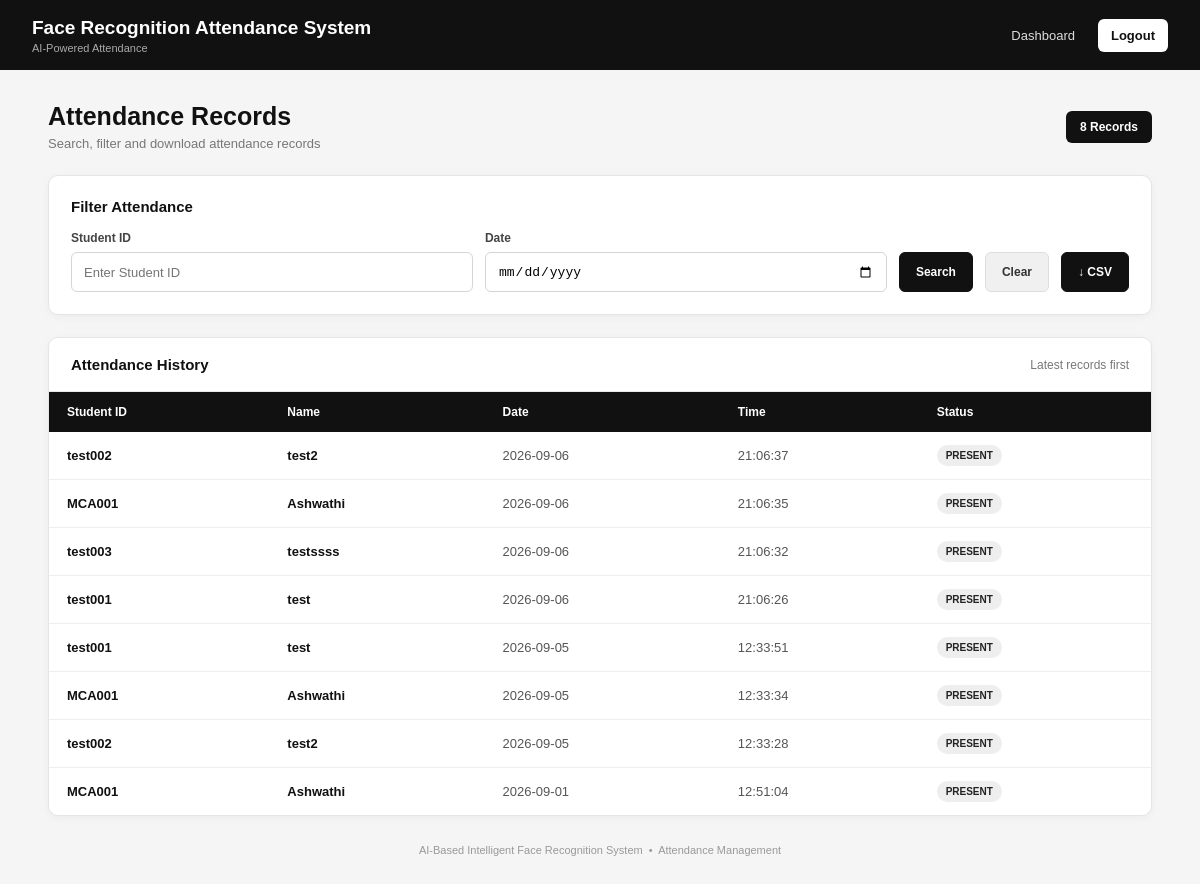
The app's page /attendance (signed in), older data.
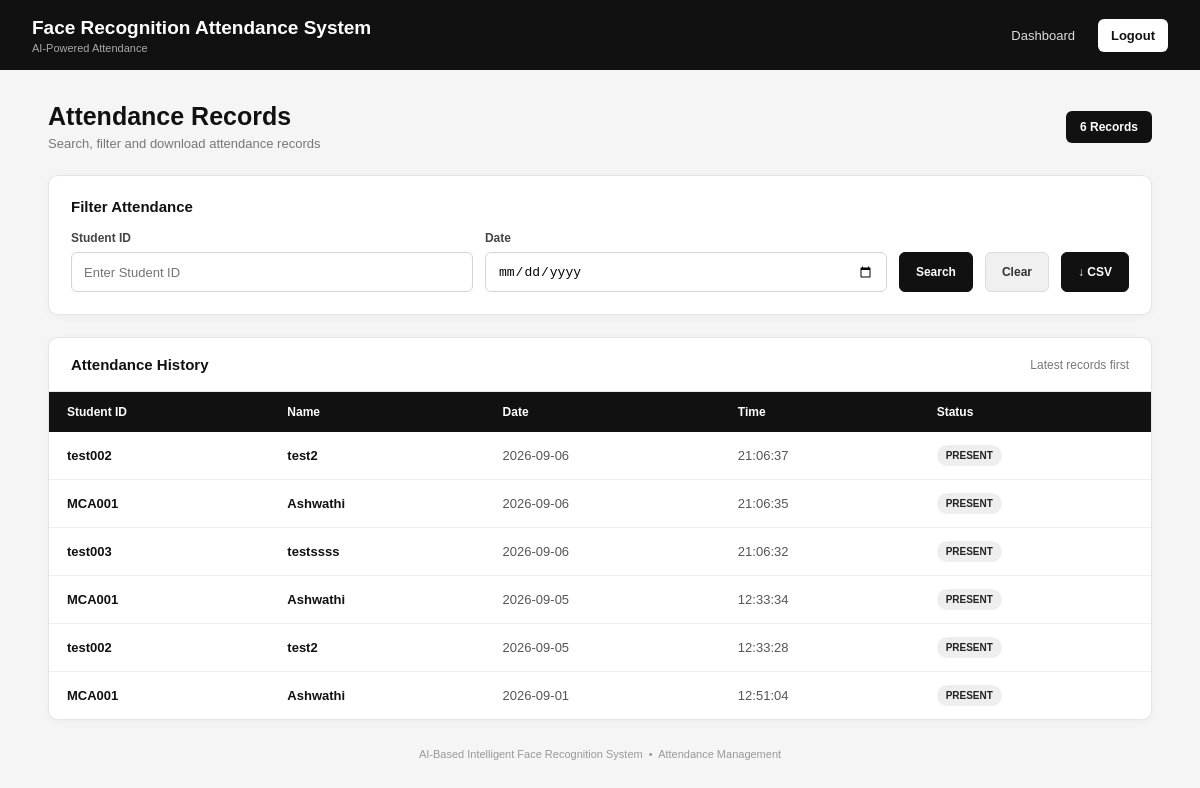
The same page, newer data.
### tables this page shows
CREATE TABLE attendance (
            id INTEGER PRIMARY KEY AUTOINCREMENT,
            student_id TEXT,
            name TEXT,
            date TEXT,
            time TEXT
        );

### app.py (the view)
@app.route("/attendance")
def attendance():
    if "admin" not in session:
        return redirect("/login")
    student_id = request.args.get("student_id", "").strip()
    date = request.args.get("date", "").strip()
    connection = sqlite3.connect(DATABASE)
    cursor = connection.cursor()
    query = """
        SELECT student_id, name, date, time
        FROM attendance
        WHERE 1=1
    """
    parameters = []
    if student_id:
        query += " AND student_id = ?"
        parameters.append(student_id)
    if date:
        query += " AND date = ?"
        parameters.append(date)
    query += " ORDER BY date DESC, time DESC"
    cursor.execute(query, parameters)
    records = cursor.fetchall()
    connection.close()
    return render_template(
        "attendance.html",
        records=records,
        student_id=student_id,
        date=date
    )

### templates/attendance.html (shortened to what the changed rows need)
<!DOCTYPE html>
<html lang="en">
<head>
</head>
<body>
    <div class="container">
        <div class="page-header">
            <div>
                <h1>
                    Attendance Records
                </h1>
                <p>
                </p>
            </div>
            <div class="record-count">
                {{ records|length }} Records
            </div>
        </div>
        <div class="attendance-card">
            <div class="table-header">
                <h2>
                    Attendance History
                </h2>
            </div>
            {% if records %}
            <div class="table-wrapper">
                <table>
                    <thead>
                        <tr>
                            <th>
                                Student ID
                            </th>
                            <th>
                                Name
                            </th>
                            <th>
                                Date
                            </th>
                            <th>
                                Time
                            </th>
                            <th>
                                Status
                            </th>
                        </tr>
                    </thead>
                    <tbody>
                        {% for record in records %}
                        <tr>
                            <td class="student-id">
                                {{ record[0] }}
                            </td>
                            <td class="name">
                                {{ record[1] }}
                            </td>
                            <td class="date">
                                {{ record[2] }}
                            </td>
                            <td class="time">
                                {{ record[3] }}
                            </td>
                            <td>
                                <span class="present-badge">
                                    PRESENT
                                </span>
                            </td>
                        </tr>
                        {% endfor %}
                    </tbody>
                </table>
            </div>
            {% endif %}
        </div>
    </div>
</body>
</html>

Row changes from the older to the newer data that the page shows:
removed attendance: student "test001", name "test", date "2026-09-06", time "21:06:26"
removed attendance: student "test001", name "test", date "2026-09-05", time "12:33:51"
Text that changed along with them:
{{ records|length }}: "8" → "6"
